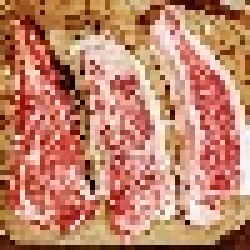
#> input picture keras_test/pic_Food/meat/meat126_3.jpg, 50 x 50 px, found by its file name (shown 5 times larger); its folder holds only this picture in this run
$ python img_resize.py
#> lines starting #> are read from the running program, lines starting #| are printed output that depends on the picture
import os
import cv2 as cv

DATA_DIR = "./pic_Food_sample/downloads/"
SAVE_DIR = "./pic_Food/"
categories = ["meat","noodles","seafood","sweets"]
IMG_SIZE = 50

for category in categories:
    path_data = os.path.join(DATA_DIR,category)
    path_save = os.path.join(SAVE_DIR,category)
    NUM = 0
    for image_name in os.listdir(path_data):
        # 画像読み込み
        img_array_origin = cv.imread(os.path.join(path_data,image_name))
#> img_array_origin is the input picture: shape (50, 50, 3); mean B, G, R 107.1, 131.4, 193.5
        if not img_array_origin is None:
            height = img_array_origin.shape[0]
#> height = 50
            weight = img_array_origin.shape[1]
#> weight = 50
            tan = height / weight
#> tan = 1
            if 0.5 < tan < 2.0:
                # print(tan)
                # リサイズ
                image_array_0 = cv.resize(img_array_origin,(IMG_SIZE,IMG_SIZE))
                # 上下左右反転（データ水増し）
                image_array_1 = cv.flip(image_array_0,0)
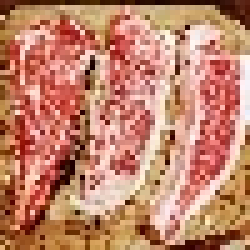
#> image_array_1: shape (50, 50, 3) (shown 5 times larger); mean B, G, R 107.1, 131.4, 193.5
                image_array_2 = cv.flip(image_array_0,1)
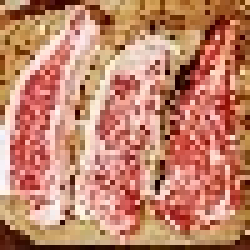
#> image_array_2: shape (50, 50, 3) (shown 5 times larger); mean B, G, R 107.1, 131.4, 193.5
                image_array_3 = cv.flip(image_array_0,-1)
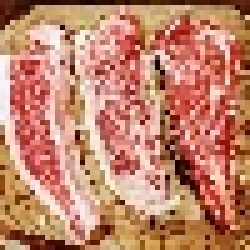
#> image_array_3: shape (50, 50, 3) (shown 5 times larger); mean B, G, R 107.1, 131.4, 193.5
                # 保存
                TITLE_0 = category + str(NUM) + '_0.jpg'
                TITLE_1 = category + str(NUM) + '_1.jpg'
                TITLE_2 = category + str(NUM) + '_2.jpg'
                TITLE_3 = category + str(NUM) + '_3.jpg'
                cv.imwrite(os.path.join(path_save,TITLE_0),image_array_0)
                cv.imwrite(os.path.join(path_save,TITLE_1),image_array_1)
                cv.imwrite(os.path.join(path_save,TITLE_2),image_array_2)
                cv.imwrite(os.path.join(path_save,TITLE_3),image_array_3)
                NUM += 1
#> pass 2 of the loop `for category in categories:`:
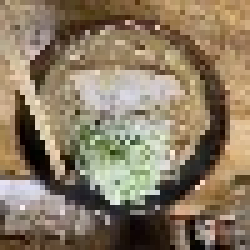
#> input picture keras_test/pic_Food/noodles/noodles107_3.jpg, 50 x 50 px, found by its file name (shown 5 times larger)
#> img_array_origin is the input picture: shape (50, 50, 3); mean B, G, R 99.5, 122, 137.6
#> `image_array_2 = cv.flip(image_array_0,1)`:
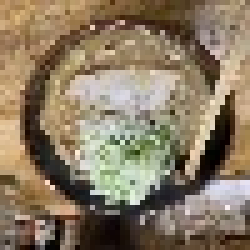
#> image_array_2: shape (50, 50, 3) (shown 5 times larger); mean B, G, R 99.5, 122, 137.6
#> `image_array_3 = cv.flip(image_array_0,-1)`:
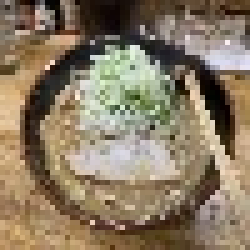
#> image_array_3: shape (50, 50, 3) (shown 5 times larger); mean B, G, R 99.5, 122, 137.6
#> (the run stopped early here; a loop or call above may not have finished)
